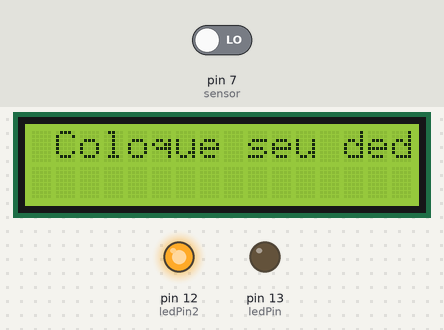
Simulated run of this sketch. Board: Arduino Uno, built with avr-gcc and run on an emulated ATmega328P. On the bench: 16×2 character LCD, output pins drawn as LEDs (lit = HIGH). The inputs (shaded band) are chosen by the test bench; at power-on: pin 7 (sensor) LOW. What the sketch prints to the serial monitor is not drawn.

Above: at 1.2 s.
1.3 s: pin 7 (sensor) driven HIGH
At 1.9 s:
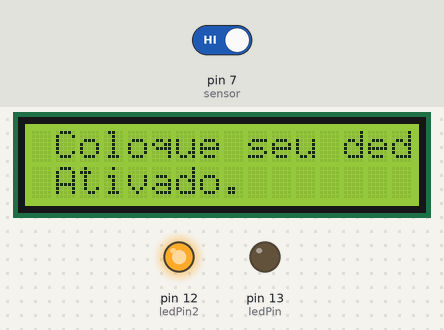
13.3 s: pin 7 (sensor) driven LOW
Timing chart, 0 to 16.3 s (numbered marks = the images above; inputs shaded):
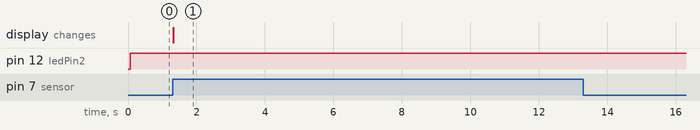

Measured:
- after the input at 1.3 s, the display: changes at once (image 1)

The sketch:

touch.ino
```cpp
#include <LCD.h>
#include <LiquidCrystal_I2C.h>
#include <Wire.h>

int sensor = 7;
int ledPin = 13;
int ledPin2 = 12;

LiquidCrystal_I2C lcd(0x27,2,1,0,4,5,6,7,3, POSITIVE);

void setup() {
  Serial.begin(9600);
  pinMode(sensor, INPUT);
  pinMode(ledPin, OUTPUT);
  pinMode(ledPin2, OUTPUT);
  lcd.begin(16,2);
}

void loop() {
  digitalWrite(ledPin, LOW);
  digitalWrite(ledPin2, HIGH);
  int val;
  val = digitalRead(sensor);
  Serial.print("Valor: ");
  Serial.println(val);

  lcd.setBacklight(HIGH);
  lcd.setCursor(1,0);
  lcd.print("Coloque seu dedo.");

  if(val == 1){
    lcd.setCursor(1,1);
    lcd.print("Ativado.");
    digitalWrite(ledPin, HIGH);
    digitalWrite(ledPin2, LOW);
  }
}
```
